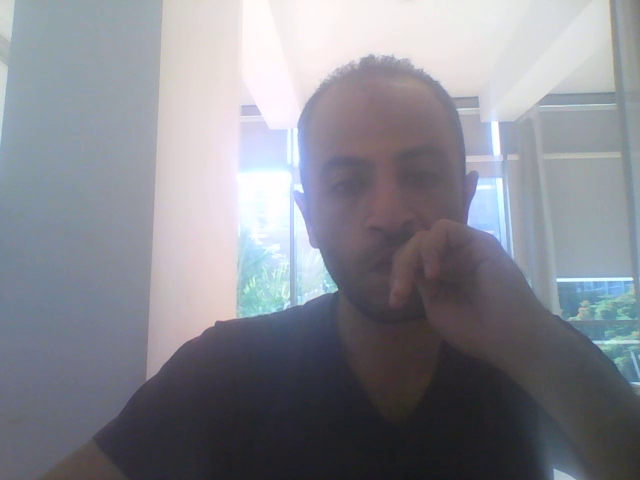
#> input picture frame 19 of output.mp4, 640 x 480 px, given in place of MOT_Challenge_Public_Detections.mp4, which was not available
$ jupyter execute people_tracking_using_opencv.ipynb
#> lines starting #> are read from the running program, lines starting #| are printed output that depends on the picture; after the words box and inside, x2 and y2 are one past the last pixel; in counts of white or black regions, pixels touching at a corner belong together; pictures that were not available may be replaced by others from this repository, and a replacement may not be noted
[cell 1]
import cv2
import numpy as np

[cell 2]
cap = cv2.VideoCapture('videos/MOT_Challenge_Public_Detections.mp4')
frame_width = int(cap.get(cv2.CAP_PROP_FRAME_WIDTH))
frame_height = int(cap.get(cv2.CAP_PROP_FRAME_HEIGHT))
fourcc = cv2.VideoWriter_fourcc('X','V','I','D')# *XVID
out = cv2.VideoWriter('output.mp4',fourcc,30,(1280,720))
ret,frame1 = cap.read()
#> frame1 is the input picture: shape (480, 640, 3); mean B, G, R 144.5, 136.4, 134.7
ret, frame2 =cap.read()
print(frame1.shape)
#| (480, 640, 3)
while cap.isOpened():
    diff = cv2.absdiff(frame1,frame2)
    gray = cv2.cvtColor(diff,cv2.COLOR_BGR2GRAY)
    blur = cv2.GaussianBlur(gray,(5,5),0)
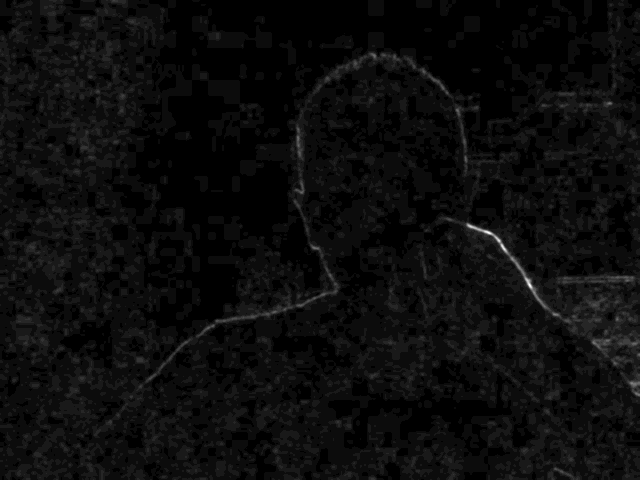
#> blur: shape (480, 640); min 0, max 20, mean 0.97; drawn with min black and max white
    _,thresh = cv2.threshold(blur,60,255,cv2.THRESH_BINARY)
#> thresh: shape (480, 640); every value is 0
    dilated = cv2.dilate(thresh,None,iterations=10)
    contours,_ = cv2.findContours(dilated,cv2.RETR_TREE,cv2.CHAIN_APPROX_SIMPLE)
#> contours = []
    for contour in contours:
        (x,y,w,h)=cv2.boundingRect(contour)
        if cv2.contourArea(contour)<900:
            continue
        cv2.rectangle(frame1,(x,y),(x+w,y+h),(0,255,0),2)
        cv2.putText(frame1,"Status: {}".format('Movement'),(10,10),
                    cv2.FONT_HERSHEY_SIMPLEX,1,(0,0,255,),3)
#> this loop made 0 passes
    image = cv2.resize(frame1,(1280,720))
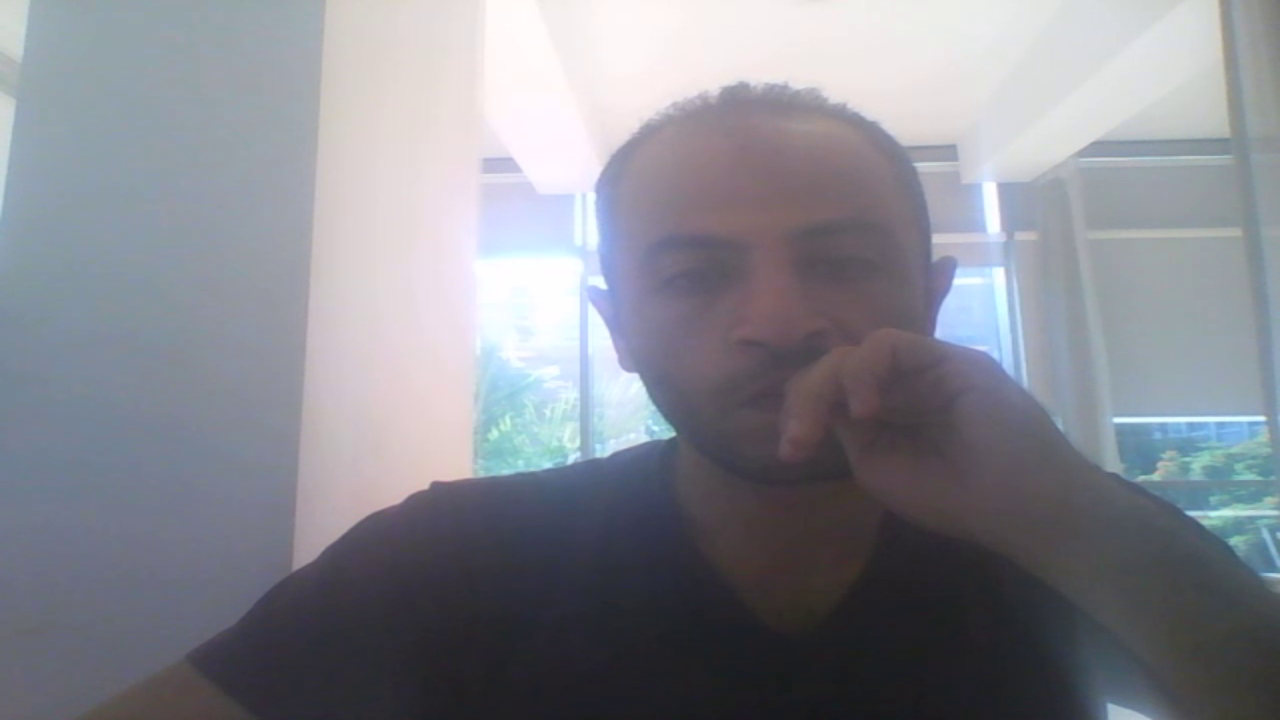
#> image: shape (720, 1280, 3); mean B, G, R 144.5, 136.4, 134.6
    out.write(image)
    cv2.imshow("motion detection",frame1)
    frame1 =frame2
    ret,frame2 = cap.read()
    if cv2.waitKey(60) ==27:
#> (key Esc is pressed here)
        break
cv2.destroyAllWindows()
cap.release()
out.release()

$ run again, starting later in the video
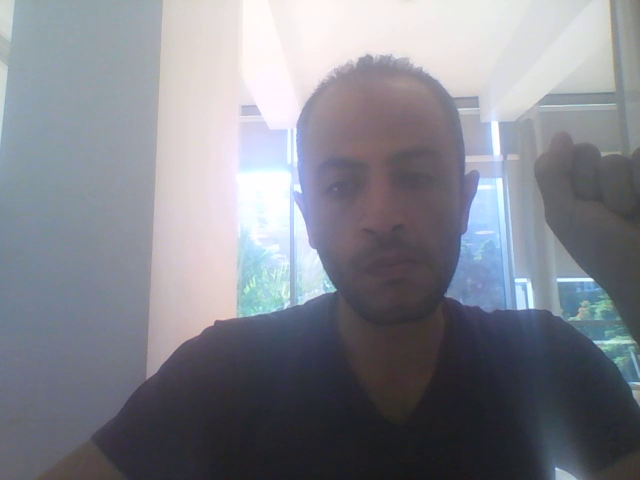
#> input picture frame 85 of output.mp4, 640 x 480 px, given in place of MOT_Challenge_Public_Detections.mp4, which was not available
#> frame1 is the input picture: shape (480, 640, 3); mean B, G, R 141.5, 132.8, 130.5
#| (480, 640, 3)
#> `_,thresh = cv2.threshold(blur,60,255,cv2.THRESH_BINARY)`:
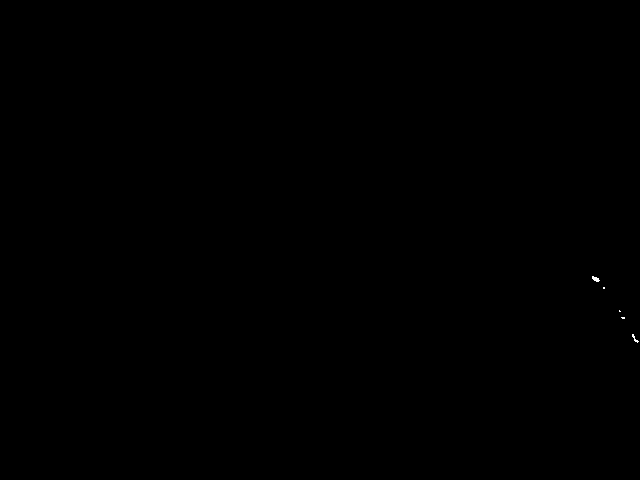
#> thresh: shape (480, 640); 0.02% white in thin lines or dots, all inside (x1, y1, x2, y2) = (592, 276, 639, 343)
#> dilated: shape (480, 640); 0.68% white; 2 white regions
#> contours = 2 contours; box (x1, y1, x2, y2) and area: (609, 300, 640, 353) 1074, (582, 266, 615, 299) 878
#> the loop `for contour in contours:` made 2 passes
#> (x, y, w, h) on passes 1 to 2: (609, 300, 31, 53), (582, 266, 33, 33)
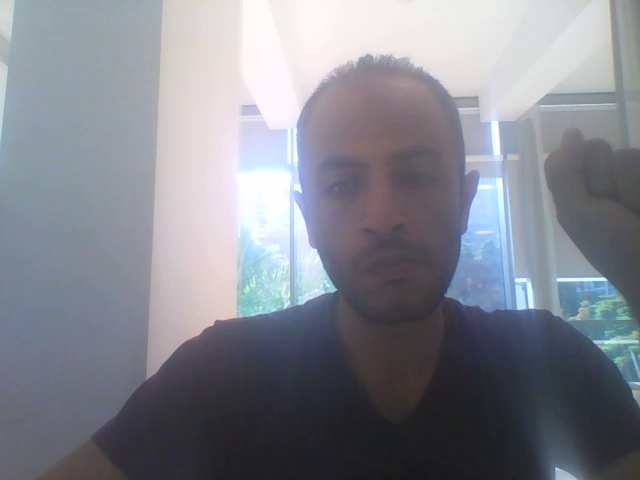
#> input picture frame 87 of output.mp4, 640 x 480 px, given in place of MOT_Challenge_Public_Detections.mp4, which was not available
#> frame2 is the input picture: shape (480, 640, 3); mean B, G, R 142.4, 133.6, 131

$ run again, starting later in the video
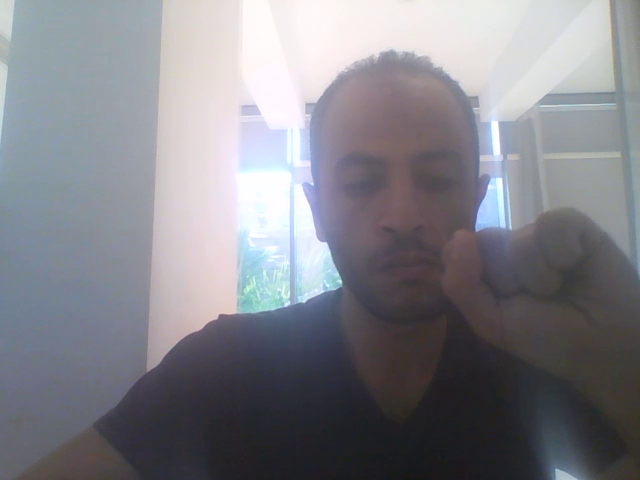
#> input picture frame 152 of output.mp4, 640 x 480 px, given in place of MOT_Challenge_Public_Detections.mp4, which was not available
#> frame1 is the input picture: shape (480, 640, 3); mean B, G, R 137.1, 130.4, 130.3
#| (480, 640, 3)
#> `_,thresh = cv2.threshold(blur,60,255,cv2.THRESH_BINARY)`:
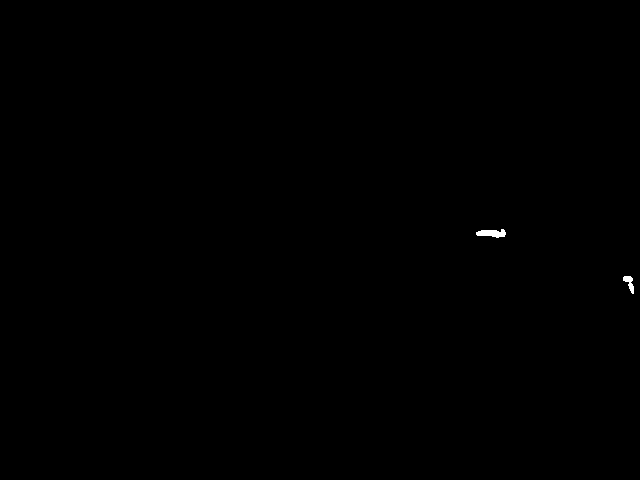
#> thresh: shape (480, 640); 0.09% white; 2 white regions, box (x1, y1, x2, y2) and area: (476, 229, 506, 238) 182, (623, 276, 634, 294) 99
#> dilated: shape (480, 640); 0.75% white; 2 white regions
#> contours = 2 contours; box (x1, y1, x2, y2) and area: (466, 219, 516, 248) 1295, (613, 266, 640, 304) 886
#> the loop `for contour in contours:` made 2 passes
#> (x, y, w, h) on passes 1 to 2: (613, 266, 27, 38), (466, 219, 50, 29)
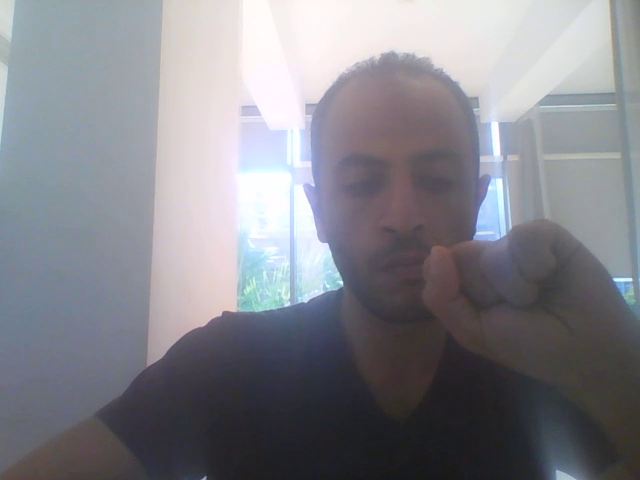
#> input picture frame 154 of output.mp4, 640 x 480 px, given in place of MOT_Challenge_Public_Detections.mp4, which was not available
#> frame2 is the input picture: shape (480, 640, 3); mean B, G, R 138.9, 132.2, 131.9
